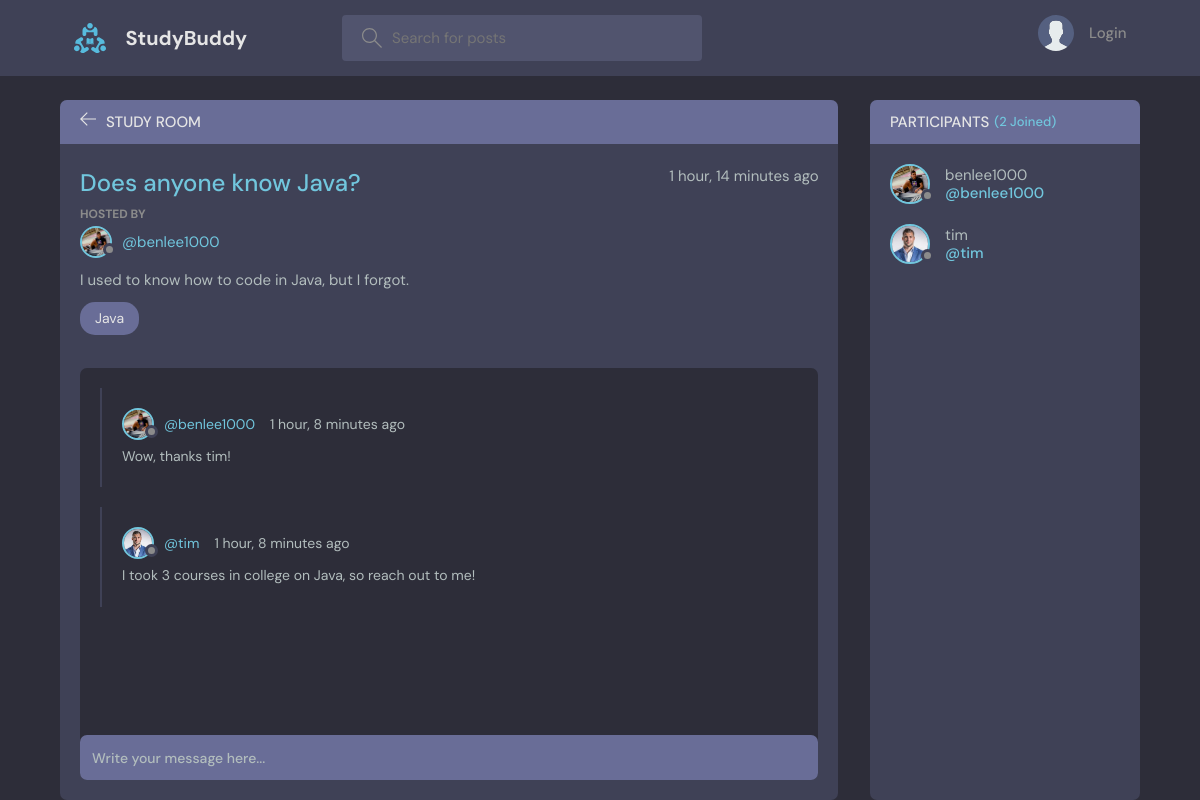
Page /room/2/ on the committed database.
### base/models.py (models this page shows, shortened)
class Room(models.Model):
    host = models.ForeignKey(User, on_delete=models.SET_NULL, null=True)
    topic = models.ForeignKey(Topic, on_delete=models.SET_NULL, null=True)
    name = models.CharField(max_length=200)
    description = models.TextField(null=True, blank=True)
    participants = models.ManyToManyField(
        User, related_name='participants', blank=True)
    updated = models.DateTimeField(auto_now=True)
    created = models.DateTimeField(auto_now_add=True)
    class Meta:
        ordering = ['-updated', '-created']

class User(AbstractUser):
    name = models.CharField(max_length=200, null=True)
    email = models.EmailField(unique=True, null=True)
    bio = models.TextField(null=True)
    avatar = models.ImageField(null=True, default="avatar.svg")
    USERNAME_FIELD = 'email'
    REQUIRED_FIELDS = []

class Topic(models.Model):
    name = models.CharField(max_length=200)
    def __str__(self):
        return self.name

class Message(models.Model):
    user = models.ForeignKey(User, on_delete=models.CASCADE)
    room = models.ForeignKey(Room, on_delete=models.CASCADE)
    body = models.TextField()
    updated = models.DateTimeField(auto_now=True)
    created = models.DateTimeField(auto_now_add=True)
    class Meta:
        ordering = ['-updated', '-created']

### base/views.py (the view, shortened to what this page needs)
# urls.py: path('room/<str:pk>/', views.room, name = "room"),
def room(request, pk):
    room = Room.objects.get(id=pk)
    room_messages = room.message_set.all()
    participants = room.participants.all()
    context = {'room': room, 'room_messages': room_messages,
               'participants': participants}
    return render(request, 'base/room.html', context)

### base/templates/base/room.html (shortened to what this page needs)
{% extends 'main.html' %}
{% block content %}
<main class="profile-page layout layout--2">
  <div class="container">
    <div class="room">
      <div class="room__top">
        <div class="room__topLeft">
          <a href="{% url 'home' %}">
            <svg version="1.1" xmlns="http://www.w3.org/2000/svg" width="32" height="32" viewBox="0 0 32 32">
              <title>arrow-left</title>
              <path
                d="M13.723 2.286l-13.723 13.714 13.719 13.714 1.616-1.611-10.96-10.96h27.625v-2.286h-27.625l10.965-10.965-1.616-1.607z"
              ></path>
            </svg>
          </a>
          <h3>Study Room</h3>
        </div>
      </div>
      <div class="room__box scroll">
        <div class="room__header scroll">
          <div class="room__info">
            <h3>{{room.name}}</h3>
            <span>{{room.created|timesince}} ago</span>
          </div>
          <div class="room__hosted">
            <p>Hosted By</p>
            <a href="{% url 'user-profile' room.host.id%}" class="room__author">
              <div class="avatar avatar--small">
                <img src="{{room.host.avatar.url}}" />
              </div>
              <span>@{{room.host.username}}</span>
            </a>
              {{room.description}}
            </div
          </div>
          <span class="room__topics">{{room.topic}}</span>
        </div>
        <div class="room__conversation">
          <div class="threads scroll">
            {% for message in room_messages %}
            <div class="thread">
              <div class="thread__top">
                <div class="thread__author">
                  <a href="{% url 'user-profile' message.user.id %}" class="thread__authorInfo">
                    <div class="avatar avatar--small">
                      <img src="{{message.user.avatar.url}}" />
                    </div>
                    <span>@{{message.user.username}}</span>
                  </a>
                  <span class="thread__date">{{message.created|timesince}} ago</span>
                </div>
              </div>
              <div class="thread__details">
                {{message.body}}
              </div>
            </div>
            {% endfor %}
          </div>
        </div>
      </div>
      <div class="room__message">
        <form action="" method="POST">
          <input name="body" placeholder="Write your message here..." />
        </form>
      </div>
    </div>
    <div class="participants">
      <h3 class="participants__top">Participants <span>({{participants.count}} Joined)</span></h3>
      <div class="participants__list scroll">
        {% for user in participants %}
        <a href="{% url 'user-profile' user.id %}" class="participant">
          <div class="avatar avatar--medium">
            <img src="{{user.avatar.url}}" />
          </div>
          <p>
            {{user.username}}
            <span>@{{user.username}}</span>
          </p>
        </a>
        {% endfor %}
      </div>
    </div>
  </div>
</main>
{% endblock content%}

### rows in the picture
Room: name "Does anyone know Java?", created "1 hour, 14 minutes", host.avatar (picture), host.username "benlee1000", description "I used to know how to code in Java, but I forgot.", topic "Java"
Message: user.avatar (picture), user.username "benlee1000", created "1 hour, 8 minutes", body "Wow, thanks tim!"
Message: user.avatar (picture), user.username "tim", created "1 hour, 8 minutes", body "I took 3 courses in college on Java, so reach out to me!"
User: avatar (picture), username "benlee1000"
User: avatar (picture), username "tim"

### other values in the picture
{{ participants.count }} "2"
